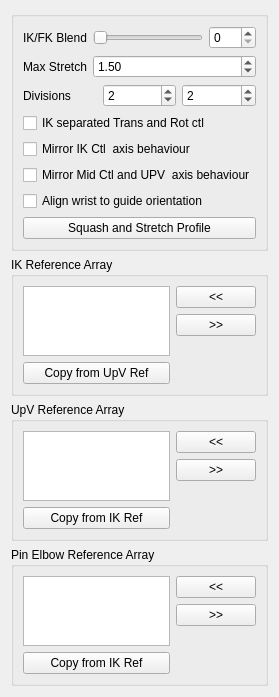
<?xml version="1.0" encoding="UTF-8"?>
<ui version="4.0">
 <class>Form</class>
 <widget class="QWidget" name="Form">
  <property name="geometry">
   <rect>
    <x>0</x>
    <y>0</y>
    <width>268</width>
    <height>687</height>
   </rect>
  </property>
  <property name="windowTitle">
   <string>Form</string>
  </property>
  <layout class="QGridLayout" name="gridLayout">
   <item row="0" column="0">
    <widget class="QGroupBox" name="groupBox">
     <property name="title">
      <string/>
     </property>
     <layout class="QGridLayout" name="gridLayout_2">
      <item row="0" column="0">
       <layout class="QVBoxLayout" name="verticalLayout">
        <item>
         <layout class="QFormLayout" name="formLayout">
          <property name="fieldGrowthPolicy">
           <enum>QFormLayout::AllNonFixedFieldsGrow</enum>
          </property>
          <item row="0" column="0">
           <widget class="QLabel" name="ikfk_label">
            <property name="text">
             <string>IK/FK Blend</string>
            </property>
           </widget>
          </item>
          <item row="0" column="1">
           <layout class="QHBoxLayout" name="horizontalLayout_3">
            <item>
             <widget class="QSlider" name="ikfk_slider">
              <property name="minimumSize">
               <size>
                <width>0</width>
                <height>15</height>
               </size>
              </property>
              <property name="maximum">
               <number>100</number>
              </property>
              <property name="orientation">
               <enum>Qt::Horizontal</enum>
              </property>
             </widget>
            </item>
            <item>
             <widget class="QSpinBox" name="ikfk_spinBox">
              <property name="maximum">
               <number>100</number>
              </property>
             </widget>
            </item>
           </layout>
          </item>
          <item row="1" column="0">
           <widget class="QLabel" name="maxStretch_label">
            <property name="sizePolicy">
             <sizepolicy hsizetype="MinimumExpanding" vsizetype="MinimumExpanding">
              <horstretch>0</horstretch>
              <verstretch>0</verstretch>
             </sizepolicy>
            </property>
            <property name="text">
             <string>Max Stretch</string>
            </property>
           </widget>
          </item>
          <item row="1" column="1">
           <widget class="QDoubleSpinBox" name="maxStretch_spinBox">
            <property name="sizePolicy">
             <sizepolicy hsizetype="MinimumExpanding" vsizetype="Fixed">
              <horstretch>0</horstretch>
              <verstretch>0</verstretch>
             </sizepolicy>
            </property>
            <property name="minimum">
             <double>1.000000000000000</double>
            </property>
            <property name="value">
             <double>1.500000000000000</double>
            </property>
           </widget>
          </item>
         </layout>
        </item>
        <item>
         <layout class="QHBoxLayout" name="horizontalLayout">
          <item>
           <widget class="QLabel" name="divisions_label">
            <property name="text">
             <string>Divisions</string>
            </property>
           </widget>
          </item>
          <item>
           <widget class="QSpinBox" name="div0_spinBox">
            <property name="minimum">
             <number>1</number>
            </property>
            <property name="value">
             <number>2</number>
            </property>
           </widget>
          </item>
          <item>
           <widget class="QSpinBox" name="div1_spinBox">
            <property name="minimum">
             <number>1</number>
            </property>
            <property name="value">
             <number>2</number>
            </property>
           </widget>
          </item>
         </layout>
        </item>
        <item>
         <widget class="QCheckBox" name="ikTR_checkBox">
          <property name="text">
           <string>IK separated Trans and Rot ctl</string>
          </property>
         </widget>
        </item>
        <item>
         <widget class="QCheckBox" name="mirrorIK_checkBox">
          <property name="toolTip">
           <string extracomment="This option set the axis of the mid CTL (elbow) and the up vector control to move in a mirror behaviour ">This option set the axis of the mid CTL (elbow) and the up vector control to move in a mirror behaviour </string>
          </property>
          <property name="statusTip">
           <string extracomment="This option set the axis of the mid CTL (elbow) and the up vector control to move in a mirror behaviour ">This option set the axis of the mid CTL (elbow) and the up vector control to move in a mirror behaviour </string>
          </property>
          <property name="whatsThis">
           <string>This option set the axis of the mid CTL (elbow) and the up vector control to move in a mirror behaviour </string>
          </property>
          <property name="text">
           <string>Mirror IK Ctl  axis behaviour</string>
          </property>
         </widget>
        </item>
        <item>
         <widget class="QCheckBox" name="mirrorMid_checkBox">
          <property name="toolTip">
           <string extracomment="This option set the axis of the mid CTL (elbow) and the up vector control to move in a mirror behaviour ">This option set the axis of the mid CTL (elbow) and the up vector control to move in a mirror behaviour </string>
          </property>
          <property name="statusTip">
           <string extracomment="This option set the axis of the mid CTL (elbow) and the up vector control to move in a mirror behaviour ">This option set the axis of the mid CTL (elbow) and the up vector control to move in a mirror behaviour </string>
          </property>
          <property name="whatsThis">
           <string>This option set the axis of the mid CTL (elbow) and the up vector control to move in a mirror behaviour </string>
          </property>
          <property name="text">
           <string>Mirror Mid Ctl and UPV  axis behaviour</string>
          </property>
         </widget>
        </item>
        <item>
         <widget class="QCheckBox" name="guideOrientWrist_checkBox">
          <property name="toolTip">
           <string extracomment="This option set the axis of the mid CTL (elbow) and the up vector control to move in a mirror behaviour ">This option aligns the wrist with the guide.</string>
          </property>
          <property name="statusTip">
           <string extracomment="This option set the axis of the mid CTL (elbow) and the up vector control to move in a mirror behaviour ">This option aligns the wrist with the guide.</string>
          </property>
          <property name="whatsThis">
           <string>This option aligns the wrist with the guide.</string>
          </property>
          <property name="text">
           <string>Align wrist to guide orientation</string>
          </property>
         </widget>
        </item>
        <item>
         <layout class="QHBoxLayout" name="horizontalLayout_2">
          <item>
           <widget class="QPushButton" name="squashStretchProfile_pushButton">
            <property name="text">
             <string>Squash and Stretch Profile</string>
            </property>
           </widget>
          </item>
         </layout>
        </item>
       </layout>
      </item>
     </layout>
    </widget>
   </item>
   <item row="1" column="0">
    <widget class="QGroupBox" name="ikRefArray_groupBox">
     <property name="title">
      <string>IK Reference Array</string>
     </property>
     <layout class="QGridLayout" name="gridLayout_3">
      <item row="0" column="0">
       <layout class="QHBoxLayout" name="ikRefArray_horizontalLayout">
        <item>
         <layout class="QVBoxLayout" name="ikRefArray_verticalLayout_1">
          <item>
           <widget class="QListWidget" name="ikRefArray_listWidget">
            <property name="dragDropOverwriteMode">
             <bool>true</bool>
            </property>
            <property name="dragDropMode">
             <enum>QAbstractItemView::InternalMove</enum>
            </property>
            <property name="defaultDropAction">
             <enum>Qt::MoveAction</enum>
            </property>
            <property name="alternatingRowColors">
             <bool>true</bool>
            </property>
            <property name="selectionMode">
             <enum>QAbstractItemView::ExtendedSelection</enum>
            </property>
            <property name="selectionRectVisible">
             <bool>false</bool>
            </property>
           </widget>
          </item>
          <item>
           <widget class="QPushButton" name="ikRefArray_copyRef_pushButton">
            <property name="text">
             <string>Copy from UpV Ref</string>
            </property>
           </widget>
          </item>
         </layout>
        </item>
        <item>
         <layout class="QVBoxLayout" name="ikRefArray_verticalLayout_2">
          <item>
           <widget class="QPushButton" name="ikRefArrayAdd_pushButton">
            <property name="text">
             <string>&lt;&lt;</string>
            </property>
           </widget>
          </item>
          <item>
           <widget class="QPushButton" name="ikRefArrayRemove_pushButton">
            <property name="text">
             <string>&gt;&gt;</string>
            </property>
           </widget>
          </item>
          <item>
           <spacer name="ikRefArray_verticalSpacer">
            <property name="orientation">
             <enum>Qt::Vertical</enum>
            </property>
            <property name="sizeHint" stdset="0">
             <size>
              <width>20</width>
              <height>40</height>
             </size>
            </property>
           </spacer>
          </item>
         </layout>
        </item>
       </layout>
      </item>
     </layout>
    </widget>
   </item>
   <item row="2" column="0">
    <widget class="QGroupBox" name="upvRefArray_groupBox">
     <property name="title">
      <string>UpV Reference Array</string>
     </property>
     <layout class="QGridLayout" name="gridLayout_5">
      <item row="0" column="0">
       <layout class="QHBoxLayout" name="upvRefArray_horizontalLayout">
        <item>
         <layout class="QVBoxLayout" name="upvRefArray_verticalLayout_1">
          <item>
           <widget class="QListWidget" name="upvRefArray_listWidget">
            <property name="dragDropOverwriteMode">
             <bool>true</bool>
            </property>
            <property name="dragDropMode">
             <enum>QAbstractItemView::InternalMove</enum>
            </property>
            <property name="defaultDropAction">
             <enum>Qt::MoveAction</enum>
            </property>
            <property name="alternatingRowColors">
             <bool>true</bool>
            </property>
            <property name="selectionMode">
             <enum>QAbstractItemView::ExtendedSelection</enum>
            </property>
            <property name="selectionRectVisible">
             <bool>false</bool>
            </property>
           </widget>
          </item>
          <item>
           <widget class="QPushButton" name="upvRefArray_copyRef_pushButton">
            <property name="text">
             <string>Copy from IK Ref</string>
            </property>
           </widget>
          </item>
         </layout>
        </item>
        <item>
         <layout class="QVBoxLayout" name="upvRefArray_verticalLayout_2">
          <item>
           <widget class="QPushButton" name="upvRefArrayAdd_pushButton">
            <property name="text">
             <string>&lt;&lt;</string>
            </property>
           </widget>
          </item>
          <item>
           <widget class="QPushButton" name="upvRefArrayRemove_pushButton">
            <property name="text">
             <string>&gt;&gt;</string>
            </property>
           </widget>
          </item>
          <item>
           <spacer name="upvRefArray_verticalSpacer">
            <property name="orientation">
             <enum>Qt::Vertical</enum>
            </property>
            <property name="sizeHint" stdset="0">
             <size>
              <width>20</width>
              <height>40</height>
             </size>
            </property>
           </spacer>
          </item>
         </layout>
        </item>
       </layout>
      </item>
     </layout>
    </widget>
   </item>
   <item row="3" column="0">
    <widget class="QGroupBox" name="pinRefArray_groupBox">
     <property name="title">
      <string>Pin Elbow Reference Array</string>
     </property>
     <layout class="QGridLayout" name="gridLayout_4">
      <item row="0" column="0">
       <layout class="QHBoxLayout" name="pinRefArray_horizontalLayout">
        <item>
         <layout class="QVBoxLayout" name="pinRefArray_verticalLayout">
          <item>
           <widget class="QListWidget" name="pinRefArray_listWidget">
            <property name="dragDropOverwriteMode">
             <bool>true</bool>
            </property>
            <property name="dragDropMode">
             <enum>QAbstractItemView::InternalMove</enum>
            </property>
            <property name="defaultDropAction">
             <enum>Qt::MoveAction</enum>
            </property>
            <property name="alternatingRowColors">
             <bool>true</bool>
            </property>
            <property name="selectionMode">
             <enum>QAbstractItemView::ExtendedSelection</enum>
            </property>
            <property name="selectionRectVisible">
             <bool>false</bool>
            </property>
           </widget>
          </item>
          <item>
           <widget class="QPushButton" name="pinRefArray_copyRef_pushButton">
            <property name="text">
             <string>Copy from IK Ref</string>
            </property>
           </widget>
          </item>
         </layout>
        </item>
        <item>
         <layout class="QVBoxLayout" name="pinRefArray_verticalLayout_2">
          <item>
           <widget class="QPushButton" name="pinRefArrayAdd_pushButton">
            <property name="text">
             <string>&lt;&lt;</string>
            </property>
           </widget>
          </item>
          <item>
           <widget class="QPushButton" name="pinRefArrayRemove_pushButton">
            <property name="text">
             <string>&gt;&gt;</string>
            </property>
           </widget>
          </item>
          <item>
           <spacer name="pinRefArray_verticalSpacer">
            <property name="orientation">
             <enum>Qt::Vertical</enum>
            </property>
            <property name="sizeHint" stdset="0">
             <size>
              <width>20</width>
              <height>40</height>
             </size>
            </property>
           </spacer>
          </item>
         </layout>
        </item>
       </layout>
      </item>
     </layout>
    </widget>
   </item>
  </layout>
 </widget>
 <resources/>
 <connections>
  <connection>
   <sender>ikfk_slider</sender>
   <signal>sliderMoved(int)</signal>
   <receiver>ikfk_spinBox</receiver>
   <slot>setValue(int)</slot>
   <hints>
    <hint type="sourcelabel">
     <x>144</x>
     <y>47</y>
    </hint>
    <hint type="destinationlabel">
     <x>220</x>
     <y>45</y>
    </hint>
   </hints>
  </connection>
  <connection>
   <sender>ikfk_spinBox</sender>
   <signal>valueChanged(int)</signal>
   <receiver>ikfk_slider</receiver>
   <slot>setValue(int)</slot>
   <hints>
    <hint type="sourcelabel">
     <x>222</x>
     <y>37</y>
    </hint>
    <hint type="destinationlabel">
     <x>182</x>
     <y>37</y>
    </hint>
   </hints>
  </connection>
 </connections>
</ui>
